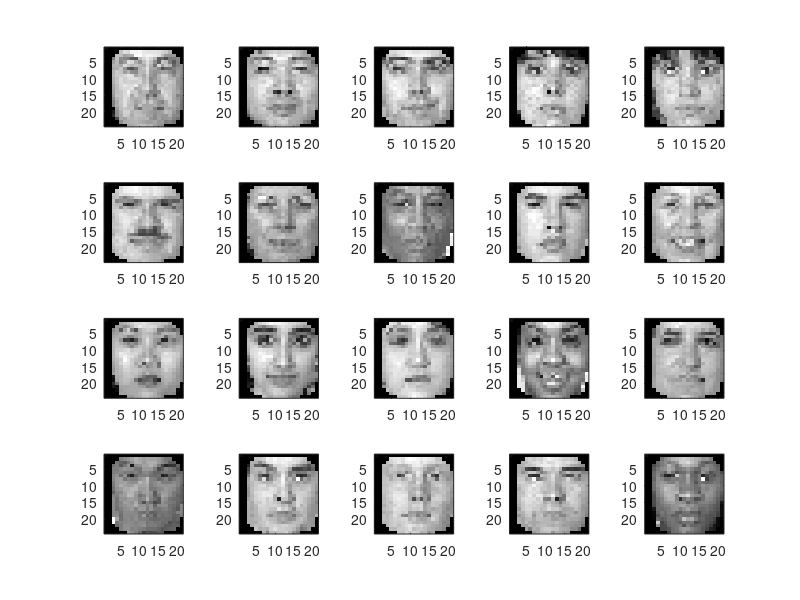
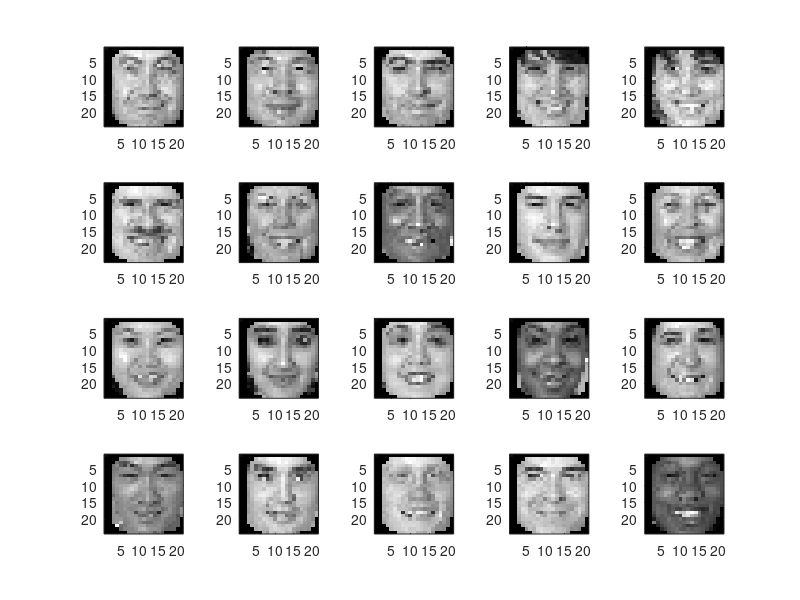
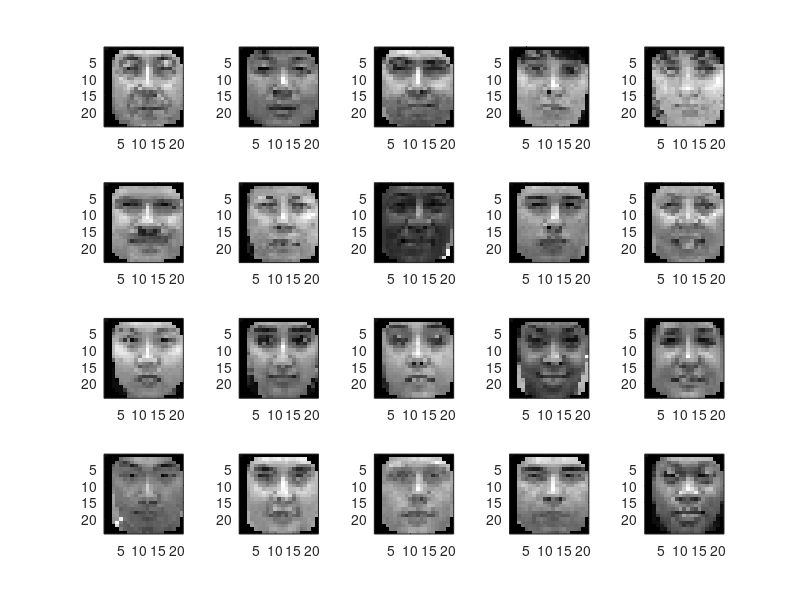

Write the MATLAB code that produced these figures, in order. (Note: this script raises an error after producing the figures.)

%viewing face images from data.mat

data = load('data.mat');
face = data.face;
face_neutral = face(:,:,1:3:end);
face_exp = face(:,:,2:3:end);
face_illum = face(:,:,3:3:end);


figure;
colormap gray
for j=1:20 
    subplot(4,5,j);
    imagesc(face_neutral(:,:,j));
end

figure;
colormap gray
for j=1:20 
    subplot(4,5,j);
    imagesc(face_exp(:,:,j));
end

figure;
colormap gray
for j=1:20 
    subplot(4,5,j);
    imagesc(face_illum(:,:,j));
end

%% viewing images from illumination.mat

data = load('illumination.mat');
illum = data.illum;
% display the first subject
figure;
colormap gray
i=1;
for j=1:21 
    subplot(3,7,j);
    imagesc(reshape(illum(:,j,i),[48,40]));
end

%% pca
[d1,d2,n] = size(face_neutral);
X1=zeros(n,d1*d2);
X2=zeros(n,d1*d2);

for j=1:n
    aux = face_neutral(:,:,j);
    X1(j,:) = aux(:)'; 
    aux = face_exp(:,:,j);
    X2(j,:) = aux(:)';
end
n1=n; %200
n2=n;
m1=mean(X1,1); 
m2=mean(X2,1); 
Xc1=X1-ones(n1,1)*m1;
S1=Xc1'*Xc1;
Xc2=X2-ones(n2,1)*m2;
S2=Xc2'*Xc2;
Sw=S1+S2; 
Sb=(m1-m2)'*(m1-m2);
[W,lam0]=eig(Sb,Sw);
lam=diag(lam0);
[lam,isort]=sort(lam,'descend');
W=W(:,isort);
w=W(:,1);
X=[X1;X2];
D1=1:n1;
D2=n1+1:n1+n2;


[U,sig,V] = svd(X','econ');
nPCA = 20;
%project to nPCA-dimensional space
Y = X*U(:,1:nPCA);
figure;
hold on;
grid;
plot3(Y(D1,1),Y(D1,2),Y(D1,3),'.','Markersize',20,'color','k');
plot3(Y(D2,1),Y(D2,2),Y(D2,3),'.','Markersize',20,'color','r');
%look at it in 3-d
view(3);

%% split training and test sets
i=100;
D1_train = D1(:,1:i);
D1_test = D1(:,i+1:200);
%% Apply Bayesian decision theory
Y1=Y(D1_train,:);
Y2=Y(D1_test,:);
mu1 = mean(Y1,1);
mu2 = mean(Y2,1);
fprintf('norm(mu1-mu2) = %d\n',norm(mu1-mu2));

%% estimate covariance matrices

%first center the data
Y1c=Y1-ones(i,1)*mu1;
Y2c=Y2-ones(i,1)*mu2;
S1=Y1c'*Y1c/i;
S2=Y2c'*Y2c/i;
figure;
imagesc(S1);
colorbar;
figure;
imagesc(S2);
colorbar;


%% define discriminant function
iS1=inv(S1);
iS2=inv(S2);
mu1=mu1';
mu2=mu2';
w0= 0.5*(log(det(S2)/det(S1))) - 0.5*(mu1'*iS1*mu1-mu2'*iS2*mu2);
g=@(x) - 0.5*x'*(iS1-iS2)*x + x'*(iS1*mu1-iS2*mu2)+w0;

%classify the illuminated faces
Y3=zeros(n,nPCA);
label=zeros(n,1);
for j=1:n
    aux=face_illum(:,:,j);
    y=(aux(:)'*U(:,1:nPCA))';
    Y3(j,:) = y';
    label(j)=sign(g(y));    
end
iplus=find(label>0);
iminus=find(label<0);
fprintf('#iplus = %d,#iminus = %d\n',length(iplus),length(iminus));



%% Using k-nn 
%preprocess using PCA w/ smaller dimensional space
[d1,d2,n] = size(face_neutral);
X1=zeros(n,d1*d2);
X2=zeros(n,d1*d2);
for j=1:n
    aux = face_neutral(:,:,j);
    X1(j,:) = aux(:)';
    aux = face_exp(:,:,j);
    X2(j,:) = aux(:)';
end
n1=n;
n2=n;
m1=mean(X1,1);
m2=mean(X2,1);
Xc1=X1-ones(n1,1)*m1;
S1=Xc1'*Xc1;
Xc2=X2-ones(n2,1)*m2;
S2=Xc2'*Xc2;
Sw=S1+S2;
Sb=(m1-m2)'*(m1-m2);
[W,lam0]=eig(Sb,Sw);
lam=diag(lam0);
[lam,isort]=sort(lam,'descend');
W=W(:,isort);
w=W(:,1);
X=[X1;X2];
D1=1:n1;
D2=n1+1:n1+n2;


[U,sig,V] = svd(X','econ');
nPCA = 5;
%project to nPCA-dimensional space
Y = X*U(:,1:nPCA)
figure;
hold on;
grid;
plot3(Y(D1,1),Y(D1,2),Y(D1,3),'.','Markersize',20,'color','k');
plot3(Y(D2,1),Y(D2,2),Y(D2,3),'.','Markersize',20,'color','r');
%look at it in 3-d
view(3);


%%
% Gaussian KNN
x1 = D1;
x2 = D2;

k = 20;
% Break up the data into training and testing sets 
i=150;
x1_train = x1(1:i);
x2_train = x2(1:i);
x1_test = x1(i+1:200);
x2_test = x2(i+1:200);

% test x1_test
errors1 = 0; 
for i = 1: length(x1_test)
    % fidn the distance between the training data and the current test
    % candidate
    x1_diff = abs(x1_train - x1_test(i));
    x2_diff = abs(x2_train - x1_test(i));
    % sort the distance vectors to see the nearest points
    x1_diff = sort(x1_diff);
    x2_diff = sort(x2_diff);
    % find the classes of hte first k points
    x_diff = x1_diff - x2_diff;
    x_diff = sign(x_diff);
    x_diff = x_diff(1:k);
    % classify each point using the first k points
    if sum(x_diff > 0) 
        errors1 = errors1 + 1;
    end
end

% test x2_test
errors2 = 0; 
for i = 1: length(x2_test)
    % fidn the distance between the training data and the current test
    % candidate
    x1_diff = abs(x1_train - x2_test(i));
    x2_diff = abs(x2_train - x2_test(i));
    % sort the distance vectors to see the nearest points
    x1_diff = sort(x1_diff);
    x2_diff = sort(x2_diff);
    % find the classes of the first k points
    x_diff = x1_diff - x2_diff;
    x_diff = sign(x_diff);
    x_diff = x_diff(1:k);
    % classify each point using the first k points
    if sum(x_diff < 0) 
        errors2 = errors2 + 1;
    end
end

%find the total number of errors by summing the test error from each class
errors1
errors2
errors = errors1 + errors2
